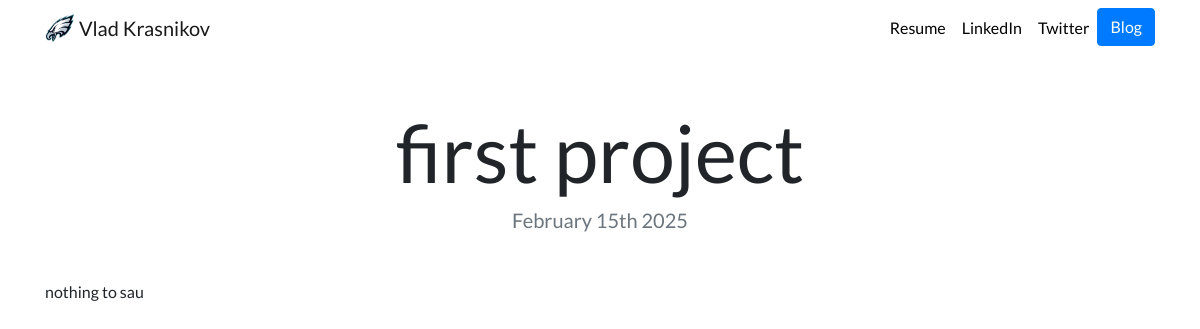
Before: /blog/1/ with the older database file.
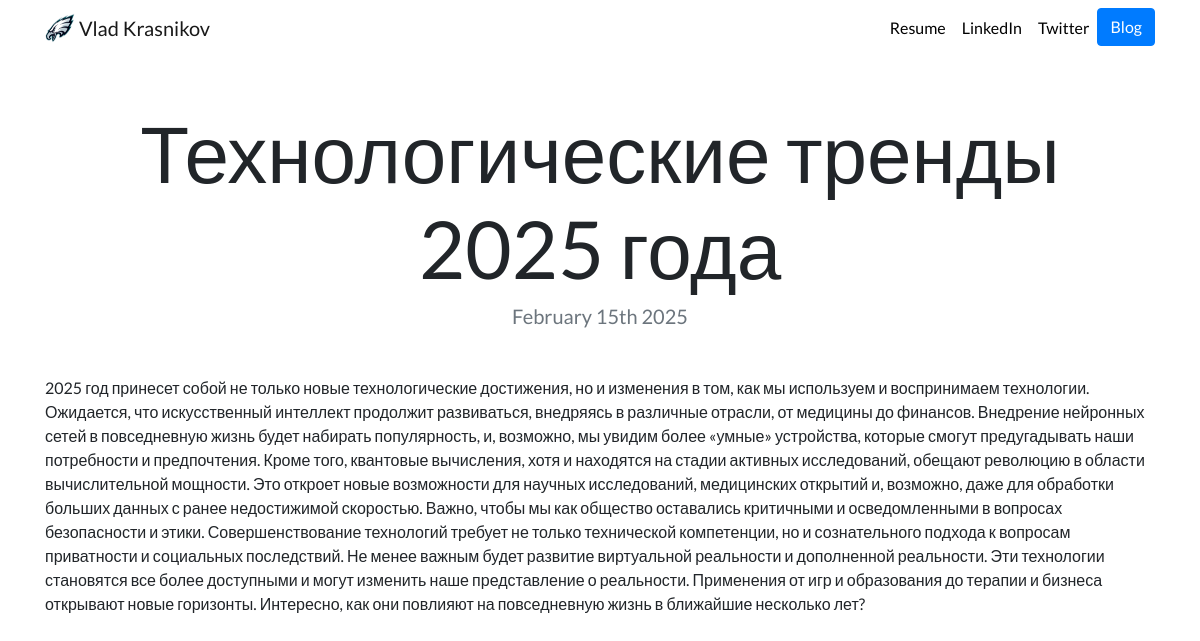
After: the same page with the newer database file.
### blog/models.py (models this page shows, shortened)
class Blog(models.Model):
    title = models.CharField(max_length=200)  # Заголовок
    date = models.DateField(default=None, blank=True, null=True)
    description = models.TextField()

### blog/views.py (the view)
# urls.py: path('<int:blog_id>/', views.detail, name='detail'),
def detail(request, blog_id):
    blog = get_object_or_404(Blog, pk=blog_id)
    return render(request, 'blog/detail.html',{'blog': blog})

### blog/templates/blog/detail.html
{% extends "portfolio/base.html" %}
{% load static %}
{% block content %}
<h1 class="text-center mt-5" id="blogdetailtitle">{{ blog.title }}</h1>
<h5 class="text-center text-muted mb-5">{{ blog.date|date:'F jS Y' }}</h5>
{{ blog.description|safe }}
{% endblock %}

Changed rows visible on the page:
changed Blog: title "first project" → "Технологические тренды 2025 года"; description "nothing to sau" → "2025 год принесет собой не только новые технологические достижения, но и изменения в том, как мы используем и воспринимаем технологии. Ожидается, что искусственный интеллект продолжит развиваться, внедряясь в различные отрасли, от медицины до финансов. Внедрение нейронных сетей в повседневную жизнь будет набирать популярность, и, возможно, мы увидим более «умные» устройства, которые смогут предугадывать наши потребности и предпочтения. Кроме того, квантовые вычисления, хотя и находятся на стадии активных исследований, обещают революцию в области вычислительной мощности. Это откроет новые возможности для научных исследований, медицинских открытий и, возможно, даже для обработки больших…"
